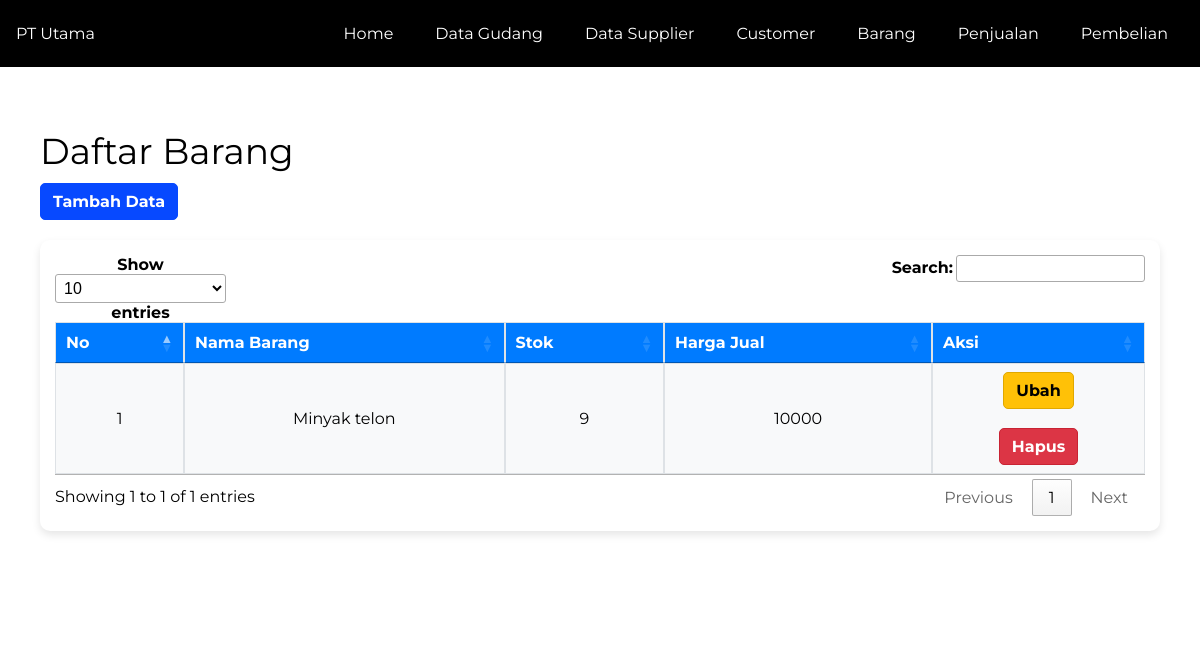
The app's page /produkdaftar.php with its own data.
### tables this page shows
CREATE TABLE `produk` (
  `idproduk` int(11) NOT NULL,
  `namaproduk` text NOT NULL,
  `hargajual` text NOT NULL,
  `stok` text NOT NULL
);

### produkdaftar.php (the view, shortened to what this page needs)
<?php include 'header.php'; ?>
<div class="display-kontainer kontainer" style="padding-bottom: 50px;">
	<div class="kontainer padding-32">
		<h1>Daftar Barang</h1>
		<a href="produktambah.php" class="btn btn-primary float-right">Tambah Data</a>
		<div class="row">
			<div class="col l12">
				<div class="card shadow mb-4">
					<div class="card-body">
						<table class="table table-bordered table-striped" id="table">
							<thead class="bg-primary text-white">
								<tr>
									<th>No</th>
									<th>Nama Barang</th>
									<th>Stok</th>
									<th>Harga Jual</th>
									<th>Aksi</th>
								</tr>
							</thead>
							<tbody>
								<?php $nomor = 1; ?>
								<?php $ambil = $koneksi->query("SELECT*FROM produk "); ?>
								<?php while ($pecah = $ambil->fetch_assoc()) { ?>
									<tr>
										<td><?php echo $nomor; ?></td>
										<td><?php echo $pecah['namaproduk'] ?></td>
										<td><?php echo $pecah['stok'] ?></td>
										<td><?php echo $pecah['hargajual'] ?></td>
										<td>
											<a href="produkedit.php?id=<?php echo $pecah['idproduk']; ?>" class="btn btn-warning">Ubah</a>
											<br><br>
											<a href="produkhapus.php?id=<?php echo $pecah['idproduk']; ?>" class="btn btn-danger" onclick="return confirm('Apakah Anda Yakin Ingin Menghapus Data ?')">Hapus</a>
										</td>
									</tr>
									<?php $nomor++; ?>
								<?php } ?>
							</tbody>
						</table>
					</div>
				</div>
			</div>
		</div>
	</div>
</div>
<?php
include 'footer.php';
?>

### css/style.css (style rules this page uses)
* { margin: 0; padding: 0; box-sizing: border-box; }
body { font-family: Arial, sans-serif; width: 100vw; max-width: 100%; }
a { background-color: transparent }
html { overflow-x: hidden }
h1 { font-size: 36px }
h1, h2, h3, h4, h5, h6 { font-family: "Segoe UI", Arial, sans-serif; font-weight: 400; margin: 10px 0 }
a { color: inherit }
.display-kontainer { position: relative }
.bar:after, .bar:before, .kontainer:after, .kontainer:before, .row-padding:after, .row-padding:before, .row:after, .row:before { content: ""; display: table; clear: both }
.col { float: left; width: 100% }
@media (min-width:993px) { .col.l12 { width: 99.99999% } }
.content { margin-left: auto; margin-right: auto }
.content { max-width: 980px }
.kontainer { padding: .01em 16px }
.padding-32 { padding-top: 32px!important; padding-bottom: 32px!important }
.text-white { color: #fff!important }
body, h1, h2, h3, h4, h5, h6, .wide { font-family: "Montserrat", sans-serif; }
.kontainer { max-width: 1200px; margin: auto; padding: 20px; }
.row { display: grid; grid-template-columns: 1fr; gap: 20px; }
.card { background: #fff; border-radius: 10px; box-shadow: 0 4px 8px rgba(0, 0, 0, 0.1); overflow: hidden; text-align: center; transition: transform 0.3s ease; width: 100%; max-width: 100%; }
.card-body { padding: 15px; }
.table { width: 100%; border-collapse: collapse; border-spacing: 0; background-color: #fff; overflow-x: auto; white-space: normal; table-layout: auto; display: table; }
.table-bordered th, .table-bordered td { border: 1px solid #dee2e6; padding: 10px; text-align: center; }
.table thead { background-color: #007bff; color: white; }
.table-striped tbody tr:nth-of-type(odd) { background-color: #f8f9fa; }
.btn { display: inline-block; padding: 8px 12px; border-radius: 5px; text-decoration: none; font-weight: bold; text-align: center; transition: all 0.3s ease; }
.btn-warning { background-color: #ffc107; color: #000; border: 1px solid #e0a800; }
.btn-primary { background-color: #0749ff; color: #ffffff; border: 1px solid #0749ff; }
.btn-danger { background-color: #dc3545; color: #fff; border: 1px solid #c82333; }

### records on screen
produk: namaproduk "Minyak telon", stok "9", hargajual "10000"
